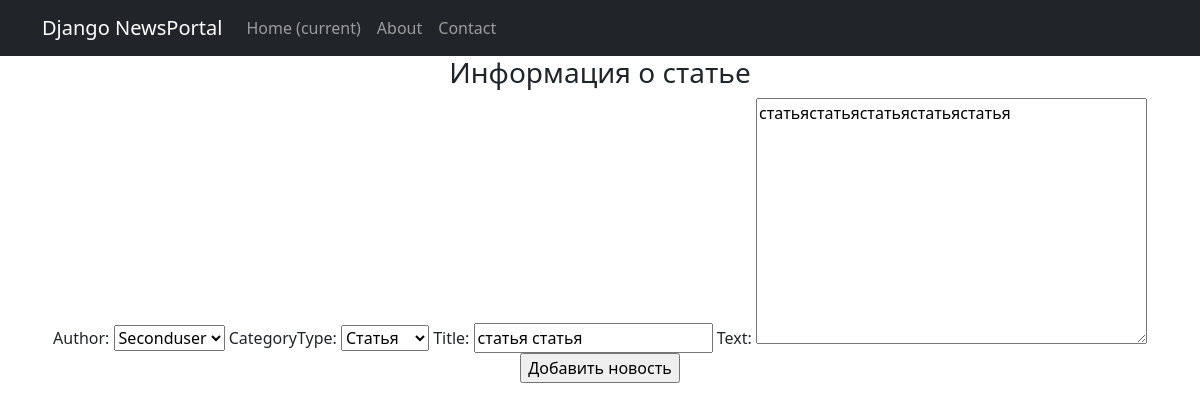
/news/create/13, run on the app's committed database.
### News/models.py (models this page shows, shortened)
class Post (models.Model):
    author = models.ForeignKey(Author, on_delete=models.CASCADE)
    NEWS = 'NW'
    ARTICLE = 'AR'
    CATEGORY_CHOICES = (
        (NEWS, 'Новость'),
        (ARTICLE, 'Статья'),
    )
    categoryType = models.CharField(max_length=2, choices=CATEGORY_CHOICES, default=ARTICLE)
    dateCreation = models.DateTimeField(auto_now_add=True)
    postCategory = models.ManyToManyField(Category, through='PostCategory')
    title = models.CharField(max_length=128)
    text = models.TextField()
    rating = models.SmallIntegerField(default=0)

### News/views.py (the view)
# urls.py: path('create/<int:pk>', PostUpdateView.as_view(), name='post_update'),
class PostUpdateView(UpdateView):
    template_name = 'NewsPortal/post_create.html'
    form_class = PostForm
    def get_object(self, **kwargs):
        id = self.kwargs.get('pk')
        return Post.objects.get(pk=id)

### News/forms.py
class PostForm(ModelForm):
    class Meta:
        model = Post
        fields = ['author', 'categoryType', 'title', 'text']

### News/models.py (called while the page is built)
    def __str__(self):
        return f'{self.authorUser}'

### templates/NewsPortal/post_create.html (shortened to what this page needs)
{% extends 'NewsPortal/default.html' %}
{% block content %}
<h3>Информация о статье</h3>
<form method="POST">
    {{ form }}
    <input type="submit" value="Добавить новость">
</form>
{% endblock content %}

### data on the page
Post: author "Seconduser", categoryType "Статья", title "статья статья", text "статьястатьястатьястатьястатья"
